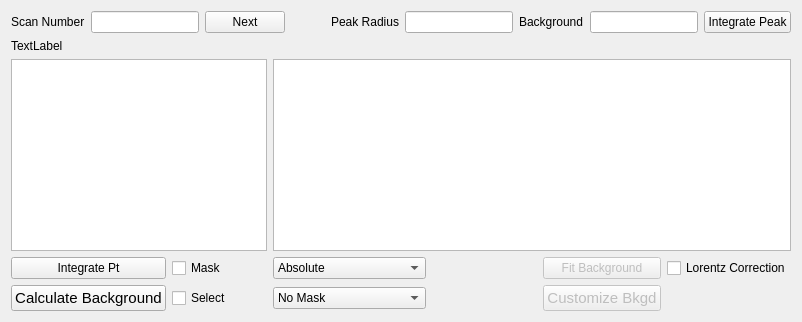
          <widget class="QWidget" name="tab_indexPeak">
           <attribute name="title">
            <string>Peak Integration</string>
           </attribute>
           <layout class="QVBoxLayout" name="verticalLayout_11">
            <item>
             <layout class="QGridLayout" name="gridLayout_13">
              <item row="0" column="5">
               <spacer name="horizontalSpacer_17">
                <property name="orientation">
                 <enum>Qt::Horizontal</enum>
                </property>
                <property name="sizeType">
                 <enum>QSizePolicy::Expanding</enum>
                </property>
                <property name="sizeHint" stdset="0">
                 <size>
                  <width>40</width>
                  <height>20</height>
                 </size>
                </property>
               </spacer>
              </item>
              <item row="0" column="10">
               <widget class="QLineEdit" name="lineEdit_background">
                <property name="sizePolicy">
                 <sizepolicy hsizetype="Preferred" vsizetype="Fixed">
                  <horstretch>0</horstretch>
                  <verstretch>0</verstretch>
                 </sizepolicy>
                </property>
               </widget>
              </item>
              <item row="0" column="1">
               <widget class="QLineEdit" name="lineEdit_scanIntegratePeak">
                <property name="sizePolicy">
                 <sizepolicy hsizetype="Preferred" vsizetype="Fixed">
                  <horstretch>0</horstretch>
                  <verstretch>0</verstretch>
                 </sizepolicy>
                </property>
                <property name="readOnly">
                 <bool>false</bool>
                </property>
               </widget>
              </item>
              <item row="0" column="0">
               <widget class="QLabel" name="label_5">
                <property name="text">
                 <string>Scan Number</string>
                </property>
               </widget>
              </item>
              <item row="0" column="2">
               <widget class="QPushButton" name="pushButton_nextScanIntegrate">
                <property name="text">
                 <string>Next</string>
                </property>
               </widget>
              </item>
              <item row="0" column="6">
               <widget class="QLabel" name="label_34">
                <property name="text">
                 <string>Peak Radius</string>
                </property>
               </widget>
              </item>
              <item row="0" column="11">
               <widget class="QPushButton" name="pushButton_integratePeak">
                <property name="font">
                 <font>
                  <weight>50</weight>
                  <bold>false</bold>
                 </font>
                </property>
                <property name="text">
                 <string>Integrate Peak</string>
                </property>
               </widget>
              </item>
              <item row="0" column="7">
               <widget class="QLineEdit" name="lineEdit_peakRadius">
                <property name="sizePolicy">
                 <sizepolicy hsizetype="Preferred" vsizetype="Fixed">
                  <horstretch>0</horstretch>
                  <verstretch>0</verstretch>
                 </sizepolicy>
                </property>
               </widget>
              </item>
              <item row="0" column="9">
               <widget class="QLabel" name="label_46">
                <property name="text">
                 <string>Background</string>
                </property>
               </widget>
              </item>
             </layout>
            </item>
            <item>
             <widget class="QLabel" name="label_peakIntegraeInfo">
              <property name="text">
               <string>TextLabel</string>
              </property>
             </widget>
            </item>
            <item>
             <layout class="QGridLayout" name="gridLayout_15">
              <item row="0" column="0">
               <widget class="PeakIntegrationTableWidget" name="tableWidget_peakIntegration">
                <property name="sizePolicy">
                 <sizepolicy hsizetype="Preferred" vsizetype="Expanding">
                  <horstretch>0</horstretch>
                  <verstretch>0</verstretch>
                 </sizepolicy>
                </property>
                <property name="toolTip">
                 <string>&lt;html&gt;&lt;head/&gt;&lt;body&gt;&lt;p&gt;Table for integrating Pts belogned to same scan.&lt;/p&gt;&lt;/body&gt;&lt;/html&gt;</string>
                </property>
               </widget>
              </item>
              <item row="1" column="1">
               <layout class="QGridLayout" name="gridLayout_20">
                <item row="1" column="3">
                 <spacer name="horizontalSpacer_20">
                  <property name="orientation">
                   <enum>Qt::Horizontal</enum>
                  </property>
                  <property name="sizeType">
                   <enum>QSizePolicy::Expanding</enum>
                  </property>
                  <property name="sizeHint" stdset="0">
                   <size>
                    <width>40</width>
                    <height>20</height>
                   </size>
                  </property>
                 </spacer>
                </item>
                <item row="1" column="5">
                 <widget class="QPushButton" name="pushButton_handPickBkgd">
                  <property name="enabled">
                   <bool>false</bool>
                  </property>
                  <property name="font">
                   <font>
                    <pointsize>11</pointsize>
                   </font>
                  </property>
                  <property name="toolTip">
                   <string>&lt;html&gt;&lt;head/&gt;&lt;body&gt;&lt;p&gt;User hand-pick background&lt;/p&gt;&lt;/body&gt;&lt;/html&gt;</string>
                  </property>
                  <property name="text">
                   <string>Customize Bkgd</string>
                  </property>
                 </widget>
                </item>
                <item row="0" column="5">
                 <widget class="QPushButton" name="pushButton_fitBkgd">
                  <property name="enabled">
                   <bool>false</bool>
                  </property>
                  <property name="toolTip">
                   <string>&lt;html&gt;&lt;head/&gt;&lt;body&gt;&lt;p&gt;Fit by Gaussian for background&lt;/p&gt;&lt;/body&gt;&lt;/html&gt;</string>
                  </property>
                  <property name="text">
                   <string>Fit Background</string>
                  </property>
                 </widget>
                </item>
                <item row="0" column="1">
                 <widget class="QComboBox" name="comboBox_ptCountType">
                  <item>
                   <property name="text">
                    <string>Absolute</string>
                   </property>
                  </item>
                  <item>
                   <property name="text">
                    <string>Normalized by Time</string>
                   </property>
                  </item>
                  <item>
                   <property name="text">
                    <string>Normalized by Monitor</string>
                   </property>
                  </item>
                 </widget>
                </item>
                <item row="1" column="1">
                 <widget class="QComboBox" name="comboBox_maskNames2">
                  <item>
                   <property name="text">
                    <string>No Mask</string>
                   </property>
                  </item>
                 </widget>
                </item>
                <item row="0" column="6">
                 <widget class="QCheckBox" name="checkBox_peakIntTabLorentzCorr">
                  <property name="text">
                   <string>Lorentz Correction</string>
                  </property>
                 </widget>
                </item>
               </layout>
              </item>
              <item row="1" column="0">
               <layout class="QGridLayout" name="gridLayout_21">
                <item row="0" column="0">
                 <widget class="QPushButton" name="pushButton_integratePt">
                  <property name="text">
                   <string>Integrate Pt</string>
                  </property>
                 </widget>
                </item>
                <item row="0" column="1">
                 <widget class="QCheckBox" name="checkBox_applyMask">
                  <property name="text">
                   <string>Mask</string>
                  </property>
                 </widget>
                </item>
                <item row="1" column="0">
                 <widget class="QPushButton" name="pushButton_calBkgd">
                  <property name="font">
                   <font>
                    <pointsize>11</pointsize>
                   </font>
                  </property>
                  <property name="text">
                   <string>Calculate Background</string>
                  </property>
                 </widget>
                </item>
                <item row="1" column="1">
                 <widget class="QCheckBox" name="checkBox_selectPt">
                  <property name="text">
                   <string>Select</string>
                  </property>
                 </widget>
                </item>
               </layout>
              </item>
              <item row="0" column="1">
               <widget class="IntegratedPeakView" name="graphicsView_integratedPeakView">
                <property name="sizePolicy">
                 <sizepolicy hsizetype="Expanding" vsizetype="Expanding">
                  <horstretch>0</horstretch>
                  <verstretch>0</verstretch>
                 </sizepolicy>
                </property>
               </widget>
              </item>
             </layout>
            </item>
           </layout>
          </widget>
